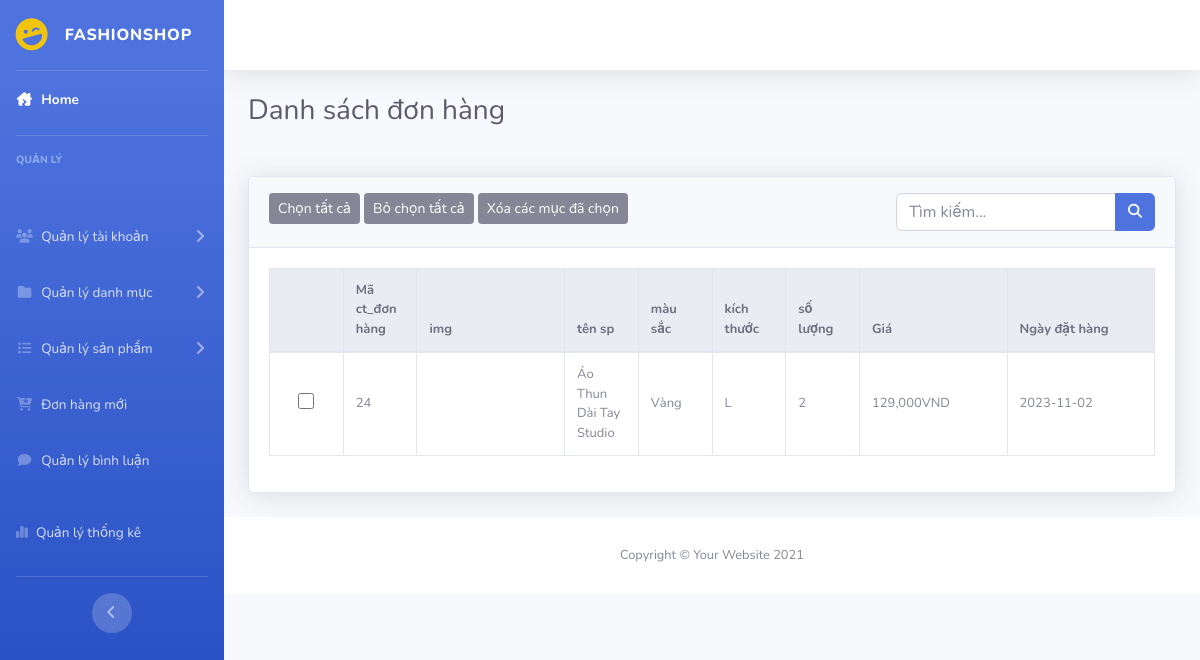
Page /admin/index.php?act=ct_donhang&iddh=22 on the committed database.
### tables this page shows
CREATE TABLE `chitiet_donhang` (
  `id` int(11) NOT NULL,
  `id_donhang` int(11) NOT NULL,
  `id_bt_sanpham` int(11) NOT NULL,
  `so_luong` int(11) NOT NULL,
  `gia` float NOT NULL,
  `url_img` varchar(225) NOT NULL,
  `tensp` varchar(225) NOT NULL,
  `ngay_mua` date NOT NULL
);

CREATE TABLE `mau_sac` (
  `id` int(11) NOT NULL,
  `value` varchar(255) NOT NULL
);

CREATE TABLE `kich_thuoc` (
  `id` int(11) NOT NULL,
  `value` varchar(225) NOT NULL
);

### model/pdo.php (called while the page is built, shortened)
<?php
function pdo_get_connection(){
    $servername = "localhost";
    $username = "root";
    $password = "";
    try {
        $conn = new PDO("mysql:host=$servername;dbname=duan1_09", $username, $password);
        $conn->setAttribute(PDO::ATTR_ERRMODE, PDO::ERRMODE_EXCEPTION);
        return $conn;
    } catch(PDOException $e) {
        echo "Connection failed: " . $e->getMessage();
    }
}
function pdo_query($sql){
    $sql_args=array_slice(func_get_args(),1);
    try{
        $conn=pdo_get_connection();
        $stmt=$conn->prepare($sql);
        $stmt->execute($sql_args);
        $rows=$stmt->fetchAll();
        return $rows;
    }
    catch(PDOException $e){
        throw $e;
    }
    finally{
        unset($conn);
    }
}
?>

### model/thanhtoan.php (called while the page is built, shortened)
<?php
function load_ct_donhang($iddh)
{
    $sql = "SELECT chitiet_donhang.id,
    chitiet_donhang.id_bt_sanpham,
    sanpham.img,
    chitiet_donhang.tensp,
    mau_sac.value AS mau_sac,
    kich_thuoc.value AS kich_thuoc,
    chitiet_donhang.so_luong,
    chitiet_donhang.gia,
    chitiet_donhang.ngay_mua
    FROM chitiet_donhang JOIN donhang ON
    chitiet_donhang.id_donhang = donhang.id
    JOIN bien_the ON
    chitiet_donhang.id_bt_sanpham = bien_the.id
    JOIN sanpham ON
    bien_the.id_sp = sanpham.id
    JOIN mau_sac ON
    bien_the.id_mau_sac = mau_sac.id
    JOIN kich_thuoc ON
    bien_the.id_kich_thuoc = kich_thuoc.id
    WHERE chitiet_donhang.id_donhang = $iddh;";
    $result = pdo_query($sql);
    return $result;
}

### admin/donhang/ct_donhang.php (the view)
<div class="container-fluid">
    <h1 class="h3 mb-2 text-gray-800 mb-5">Danh sách đơn hàng</h1>
    <div class="card shadow mb-4">
        <div class="card-header py-3">
            <button class="btn btn-secondary btn-sm">Chọn tất cả</button>
            <button class="btn btn-secondary btn-sm">Bỏ chọn tất cả</button>
            <button class="btn btn-secondary btn-sm">Xóa các mục đã chọn</button>
            <form action="" class="float-right">
                <div class="input-group">
                    <input type="text" class="form-control" name="kyw" placeholder="Tìm kiếm...">
                    <div class="input-group-append">
                        <button class="btn btn-primary" type="submit" name="search">
                            <i class="fas fa-search fa-sm"></i>
                        </button>
                    </div>
                </div>
            </form>
        </div>
        <div class="card-body">
            <div class="table-responsive">
                <table class="table table-bordered" width="100%" cellspacing="0">
                    <thead class="thead-light">
                        <tr>
                            <th></th>
                            <th>Mã ct_đơn hàng</th>
                            <th>img</th>
                            <th>tên sp</th>
                            <th>màu sắc</th>
                            <th>kích thước</th>
                            <th>số lượng</th>
                            <th>Giá</th>
                            <th>Ngày đặt hàng</th>
                        </tr>
                    </thead>
                    <tbody>
                        <?php
                            foreach($list_ct_dh as $hd){
                                extract($hd);
                                echo '
                                <tr>
                                    <td class=" col-1 text-center align-middle"><input type="checkbox" name="select" id=""></td>
                                    <td class="col-1 align-middle">'.$id.'</td>
                                    <td class="col-2 align-middle"><img src="../upload/'.$img.'" alt="" width="100px"></td>
                                    <td class="col-2 align-middle">'.$tensp.'</td>
                                    <td class="col-1 align-middle">'.$mau_sac.'</td>
                                    <td class="col-1 align-middle">'.$kich_thuoc.'</td>
                                    <td class="col-1 align-middle">'.$so_luong.'</td>
                                    <td  class="col-2 align-middle">'.number_format($gia).'VND</td>
                                    <td class="col-2 align-middle">'.$ngay_mua.'</td>
                                </tr>
                                ';
                            }
                        ?>
                    </tbody>
                </table>
            </div>
        </div>
    </div>
</div>

### assets/css/style_admin.css (style rules this page uses)
input[type="checkbox"] { width: 16px; height: 16px; }
.card-body { flex: 1 1 auto; min-height: 1px; padding: 1.25rem; margin: 0px; }
.card-header:first-child { border-radius: calc(0.35rem - 1px) calc(0.35rem - 1px) 0 0; margin: 0px; }
table tbody td:nth-child(4) { width: 100px; }
.card-body { flex: 1 1 auto; min-height: 1px; padding: 1.25rem; font-size: 13px; }

### rows in the picture
chitiet_donhang: id "24", tensp "Áo Thun Dài Tay Studio", mau_sac.value "Vàng", kich_thuoc.value "L", so_luong "2", gia "129,000", ngay_mua "2023-11-02"
